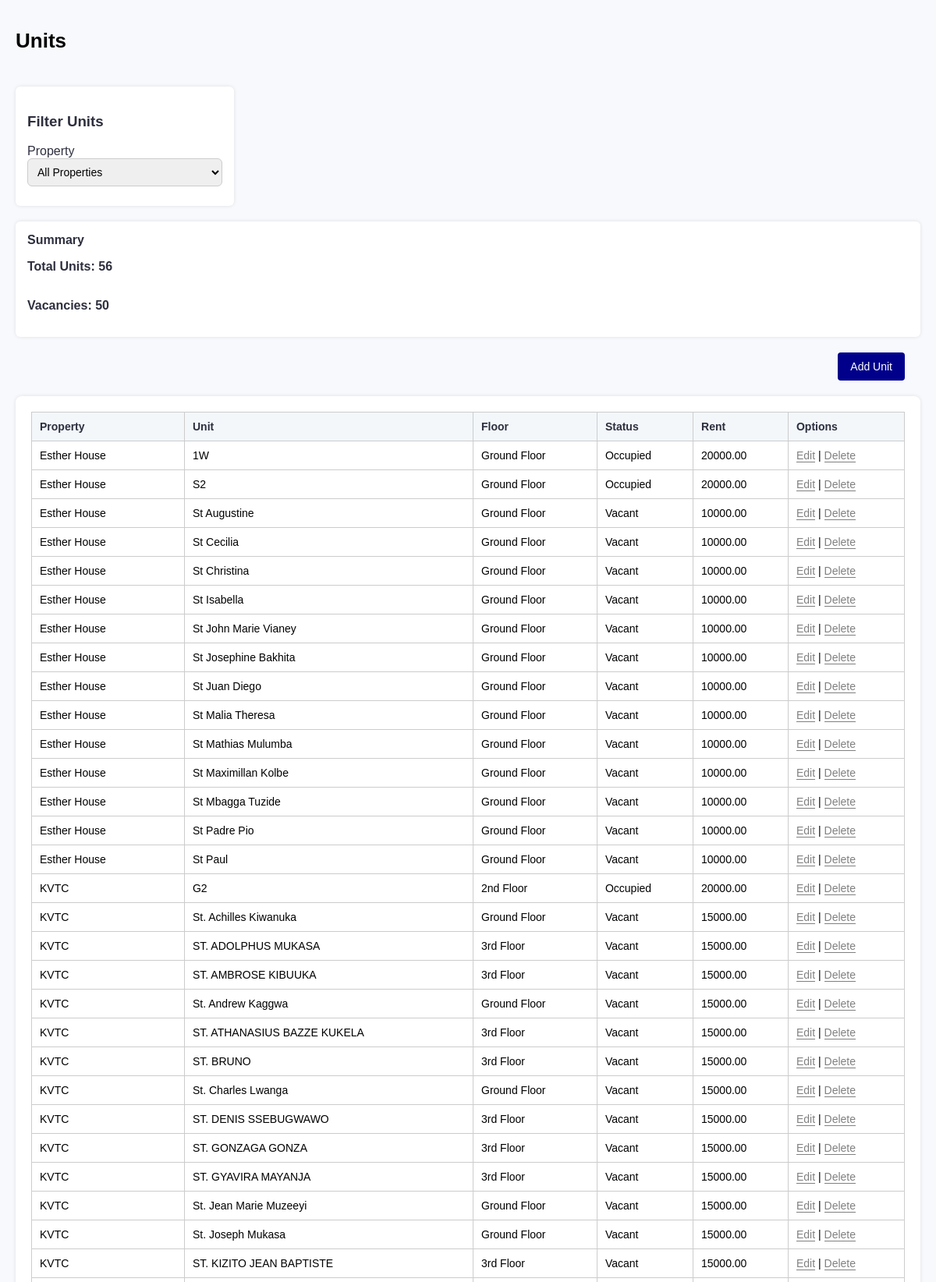
The app's page /Admin/Units.php (signed in, upper part) with its own data.
### tables this page shows
CREATE TABLE `units` (
  `id` int(11) NOT NULL,
  `property` varchar(255) NOT NULL,
  `unit` varchar(50) NOT NULL,
  `status` enum('Vacant','Occupied') NOT NULL,
  `rent` decimal(10,2) NOT NULL,
  `created_at` timestamp NOT NULL DEFAULT current_timestamp(),
  `floor` varchar(50) NOT NULL DEFAULT 'Ground Floor'
);

### Admin/Units.php (the view, shortened to what this page needs)
<!DOCTYPE html>
<html lang="en">
<head>
    <link rel="stylesheet" href="styles.css">
</head>
<body>
<?php include 'auth_admin.php';
$conn = new mysqli("localhost", "root", "", "Demo1");
$filter = isset($_GET['filter']) ? $_GET['filter'] : '';
if ($filter && $filter !== 'All') {
    $stmt = $conn->prepare("SELECT * FROM units WHERE property = ? ORDER BY property ASC, unit ASC");
    $stmt->bind_param("s", $filter);
    $stmt->execute();
    $result = $stmt->get_result();
} else {
    $result = $conn->query("SELECT * FROM units ORDER BY property ASC, unit ASC");
}
$totalUnits = $result->num_rows;
if ($filter && $filter !== 'All') {
    $vacanciesStmt = $conn->prepare("SELECT COUNT(*) AS vacant_count FROM units WHERE property = ? AND status = 'Vacant'");
    $vacanciesStmt->bind_param("s", $filter);
    $vacanciesStmt->execute();
    $vacanciesResult = $vacanciesStmt->get_result();
    $vacancies = $vacanciesResult->fetch_assoc()['vacant_count'] ?? 0;
    $vacanciesStmt->close();
} else {
    $vacancies = $conn->query("SELECT * FROM units WHERE status = 'Vacant'")->num_rows;
}
?>
<div class="container">
    <header>
        <h1>Units</h1>
    </header>
    <div class="filters">
        <h3>Filter Units</h3>
        <form method="get">
            <label for="property">Property</label>
            <select name="filter" onchange="this.form.submit()">
                <option value="All">All Properties</option>
            </select>
        </form>
    </div>
    <div class="summary">
        <h2>Summary</h2>
        <p>Total Units: <?php echo $totalUnits; ?></p>
        <p>Vacancies: <?php echo $vacancies; ?></p>
    </div>
    <button class="add-button" onclick="openAddModal()">Add Unit</button>
    <div class="table-container">
        <table>
            <thead>
                <tr>
                    <th>Property</th>
                    <th>Unit</th>
                    <th>Floor</th>
                    <th>Status</th>
                    <th>Rent</th>
                    <th>Options</th>
                </tr>
            </thead>
            <tbody>
                <?php while($row = $result->fetch_assoc()): ?>
                <tr>
                    <td><?php echo $row['property']; ?></td>
                    <td><?php echo $row['unit']; ?></td>
                    <td><?php echo $row['floor']; ?></td>
                    <td><?php echo $row['status']; ?></td>
                    <td><?php echo $row['rent']; ?></td>
                    <td>
                        <span class="action-link" onclick="openEditModal(<?php echo htmlspecialchars(json_encode($row)); ?>)">Edit</span>
                        |
                        <span class="action-link" onclick="deleteUnit(<?php echo $row['id']; ?>)">Delete</span>
                    </td>
                </tr>
                <?php endwhile; ?>
            </tbody>
        </table>
    </div>
</div>
</body>
</html>

### Admin/styles.css (style rules this page uses)
body { font-family: "Inter", sans-serif; background-color: #f8f9fc; margin: 0; padding: 0; display: flex; }
.filters { background: white; padding: 15px; border-radius: 6px; box-shadow: 0px 0px 5px rgba(0, 0, 0, 0.1); width: 250px; margin-right: 20px; color: #2d2f3e; margin-bottom: 25px; }
.filters select, .filters input { width: 100%; padding: 8px; margin-bottom: 10px; border: 1px solid #ccc; border-radius: 6px; font-size: 14px; }
.container { flex: 1; padding: 20px; }
header { display: flex; align-items: center; justify-content: space-between; padding-bottom: 5px; font-size: 13px; font-weight: 400; }
.summary { background: white; padding: 15px; border-radius: 6px; display: flex; flex-direction: column; align-items: flex-start; font-size: 16px; font-weight: 600; color: #2d2f3e; margin-bottom: 20px; box-shadow: 0px 0px 5px rgba(0, 0, 0, 0.1); margin-top: 25px; }
.summary h2 { margin: 0; font-size: 16px; font-weight: 600; }
.table-container { background: white; padding: 20px; border-radius: 8px; box-shadow: 0px 0px 5px rgba(0, 0, 0, 0.1); }
table { width: 100%; border-collapse: collapse; font-size: 14px; }
th, td { border-bottom: 1px solid #ddd; padding: 12px; text-align: left; }
th { background: #f3f7fa; font-weight: 600; color: #2d2f3e; }
.add-button { position: relative; display: block; margin-top: 20px; margin-left: auto; margin-right: 20px; margin-bottom: 10px; background: #001f91; color: white; border: none; padding: 10px 15px; cursor: pointer; border-radius: 10px; font-size: 14px; z-index: 1000; }
body { font-family: Arial, sans-serif; margin: 0; padding: 0; }
.container { padding: 20px; }
header { display: flex; justify-content: space-between; align-items: center; }
.filters, .summary { margin: 20px 0; }
.add-button { background: darkblue; color: white; padding: 10px 16px; border: none; margin-bottom: 20px; cursor: pointer; border-radius: 4px; }
.table-container table { width: 100%; border-collapse: collapse; }
.table-container th, .table-container td { border: 1px solid #ccc; padding: 10px; text-align: left; }

### Admin/Units.php (style rules this page uses)
.action-link { color: grey; text-decoration: none; border-bottom: 1px solid grey; cursor: pointer; }

### records on screen
units: property "Esther House", unit "1W", floor "Ground Floor", status "Occupied", rent "20000.00"
units: property "Esther House", unit "S2", floor "Ground Floor", status "Occupied", rent "20000.00"
units: property "Esther House", unit "St Augustine", floor "Ground Floor", status "Vacant", rent "10000.00"
units: property "Esther House", unit "St Cecilia", floor "Ground Floor", status "Vacant", rent "10000.00"
units: property "Esther House", unit "St Christina", floor "Ground Floor", status "Vacant", rent "10000.00"
units: property "Esther House", unit "St Isabella", floor "Ground Floor", status "Vacant", rent "10000.00"
units: property "Esther House", unit "St John Marie Vianey", floor "Ground Floor", status "Vacant", rent "10000.00"
units: property "Esther House", unit "St Josephine Bakhita", floor "Ground Floor", status "Vacant", rent "10000.00"
units: property "Esther House", unit "St Juan Diego", floor "Ground Floor", status "Vacant", rent "10000.00"
units: property "Esther House", unit "St Malia Theresa", floor "Ground Floor", status "Vacant", rent "10000.00"
units: property "Esther House", unit "St Mathias Mulumba", floor "Ground Floor", status "Vacant", rent "10000.00"
units: property "Esther House", unit "St Maximillan Kolbe", floor "Ground Floor", status "Vacant", rent "10000.00"
units: property "Esther House", unit "St Mbagga Tuzide", floor "Ground Floor", status "Vacant", rent "10000.00"
units: property "Esther House", unit "St Padre Pio", floor "Ground Floor", status "Vacant", rent "10000.00"
units: property "Esther House", unit "St Paul", floor "Ground Floor", status "Vacant", rent "10000.00"
units: property "KVTC", unit "G2", floor "2nd Floor", status "Occupied", rent "20000.00"
units: property "KVTC", unit "St. Achilles Kiwanuka", floor "Ground Floor", status "Vacant", rent "15000.00"
units: property "KVTC", unit "ST. ADOLPHUS MUKASA", floor "3rd Floor", status "Vacant", rent "15000.00"
units: property "KVTC", unit "ST. AMBROSE KIBUUKA", floor "3rd Floor", status "Vacant", rent "15000.00"
units: property "KVTC", unit "St. Andrew Kaggwa", floor "Ground Floor", status "Vacant", rent "15000.00"
units: property "KVTC", unit "ST. ATHANASIUS BAZZE KUKELA", floor "3rd Floor", status "Vacant", rent "15000.00"
units: property "KVTC", unit "ST. BRUNO", floor "3rd Floor", status "Vacant", rent "15000.00"
units: property "KVTC", unit "St. Charles Lwanga", floor "Ground Floor", status "Vacant", rent "15000.00"
units: property "KVTC", unit "ST. DENIS SSEBUGWAWO", floor "3rd Floor", status "Vacant", rent "15000.00"
units: property "KVTC", unit "ST. GONZAGA GONZA", floor "3rd Floor", status "Vacant", rent "15000.00"
units: property "KVTC", unit "ST. GYAVIRA MAYANJA", floor "3rd Floor", status "Vacant", rent "15000.00"
units: property "KVTC", unit "St. Jean Marie Muzeeyi", floor "Ground Floor", status "Vacant", rent "15000.00"
units: property "KVTC", unit "St. Joseph Mukasa", floor "Ground Floor", status "Vacant", rent "15000.00"
units: property "KVTC", unit "ST. KIZITO JEAN BAPTISTE", floor "3rd Floor", status "Vacant", rent "15000.00"

### other values on screen
$totalUnits "56"
$vacancies "50"
